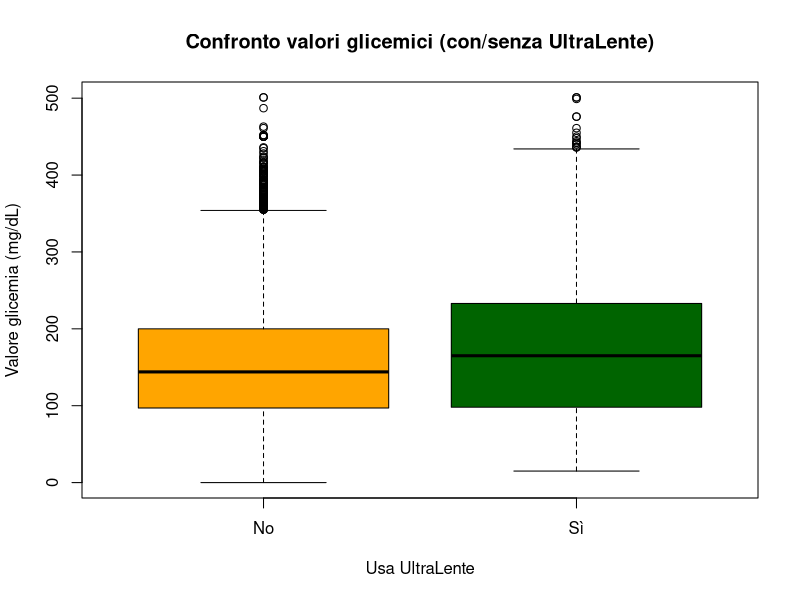
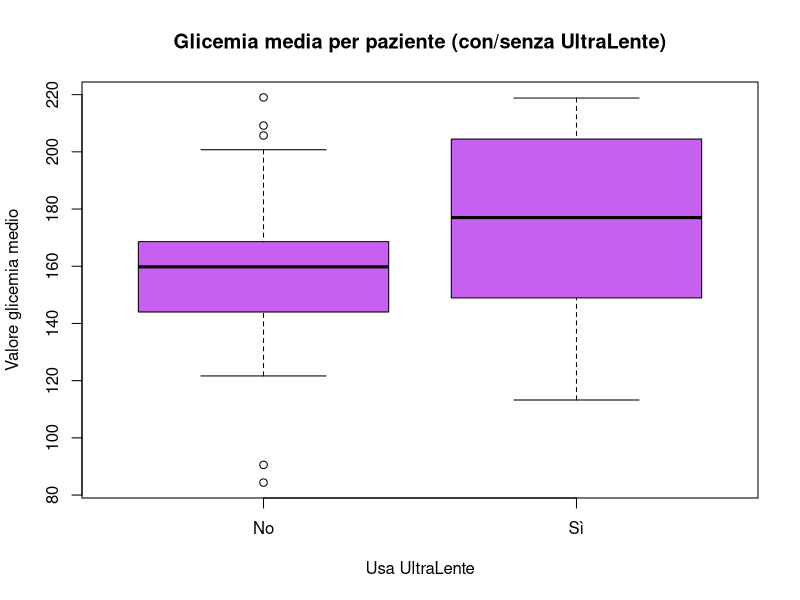
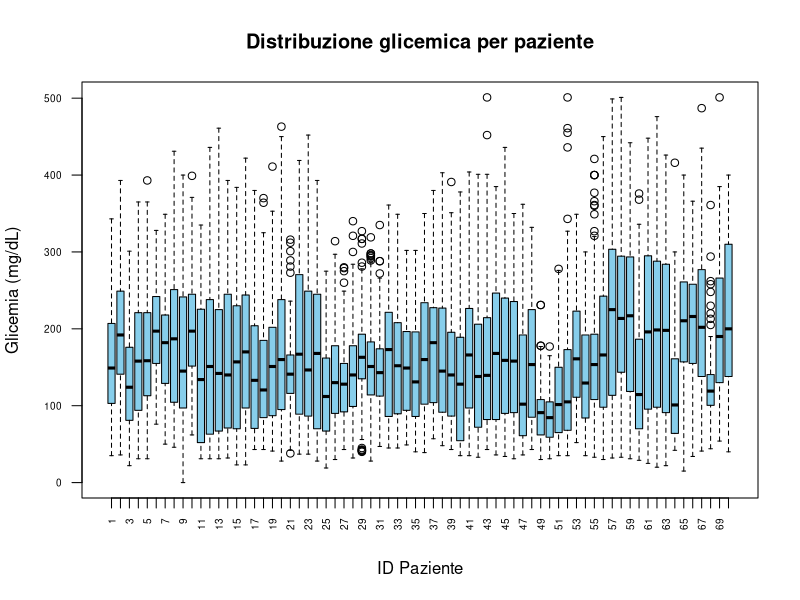
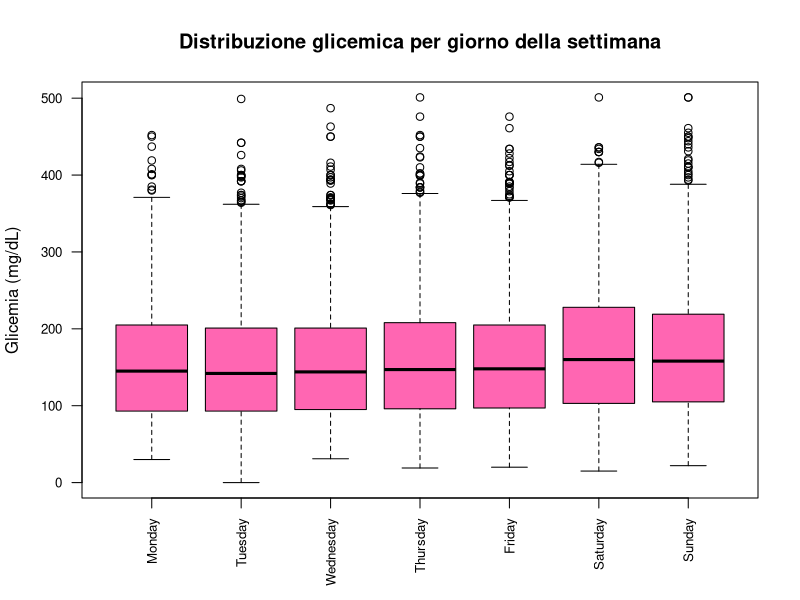

Write the R code that produced these figures, in order.
# 📦 Librerie necessarie
library(dplyr)
library(ggplot2)
library(readr)
library(viridis)
library(tidyr)

# 📂 Carica il dataset pulito contenente tutte le misurazioni e l'etichetta UltraLente
df <- read_csv("./dataset/diabetes_clean_data3.csv", 
               col_types = cols(
                 Date = col_character(),
                 Time = col_character(),
                 Code = col_integer(),
                 Value = col_double(),
                 PatientID = col_integer(),
                 UsesUltraLente = col_logical()
               ))


# 📌 Codici associati ai valori glicemici
glucose_codes <- c(48, 57, 58, 59, 60, 61, 62, 63, 64)

# 📥 Filtro del dataset per includere solo i codici glicemici
glucose_df <- df %>%
  filter(Code %in% glucose_codes)


# Prepara i dati per il boxplot
glucose_df$UltraLenteGroup <- ifelse(glucose_df$UsesUltraLente, "Sì", "No")

# Crea il boxplot base (solo box con outlier)
pdf("grafici_plot/boxplot_glicemia_ultralente.pdf", width = 6, height = 4)

boxplot(Value ~ UltraLenteGroup, 
        data = glucose_df,
        col = c("orange", "darkgreen"),
        main = "Confronto valori glicemici (con/senza UltraLente)",
        xlab = "Usa UltraLente", 
        ylab = "Valore glicemia (mg/dL)",
        outline = TRUE)

dev.off()


####################################

media_paziente <- glucose_df %>%
  group_by(PatientID, UsesUltraLente) %>%
  summarise(ValoreMedio = mean(Value), .groups = "drop")

# Conversione in fattore per il boxplot
media_paziente$UltraLenteGroup <- ifelse(media_paziente$UsesUltraLente, "Sì", "No")

# Salvataggio del grafico come PDF
pdf("grafici_plot/boxplot_media_glicemica_per_paziente.pdf", width = 6, height = 4)

boxplot(ValoreMedio ~ UltraLenteGroup, 
        data = media_paziente,
        col = "#c75ff0",
        main = "Glicemia media per paziente (con/senza UltraLente)",
        xlab = "Usa UltraLente",
        ylab = "Valore glicemia medio",
        outline = TRUE)

dev.off()


##################################


# Ordina i PatientID in modo coerente
glucose_df$PatientID <- as.factor(glucose_df$PatientID)

# Salvataggio del grafico come PDF
pdf("grafici_plot/boxplot_glicemia_per_paziente.pdf", width = 10, height = 5)

boxplot(Value ~ PatientID, 
        data = glucose_df,
        col = "skyblue",
        main = "Distribuzione glicemica per paziente",
        xlab = "ID Paziente",
        ylab = "Glicemia (mg/dL)",
        outline = TRUE,
        las = 2,              # rotazione verticale delle etichette sull'asse X
        cex.axis = 0.6)       # riduce la dimensione del testo per evitare sovrapposizioni

dev.off()


#####################################


# Creazione colonna datetime + giorno della settimana in inglese
glucose_df <- glucose_df %>%
  mutate(
    DateTime = as.Date(Date, format = "%m-%d-%Y"),
    Weekday = weekdays(DateTime),
    Weekday = factor(Weekday, 
                     levels = c("Monday", "Tuesday", "Wednesday", 
                                "Thursday", "Friday", "Saturday", "Sunday"))
  )

# Salvataggio del grafico
pdf("grafici_plot/boxplot_glicemia_per_giorno.pdf", width = 8, height = 6)

boxplot(Value ~ Weekday,
        data = glucose_df,
        col = "#ff66b2",
        main = "Distribuzione glicemica per giorno della settimana",
        xlab = "",
        ylab = "Glicemia (mg/dL)",
        las = 2,         # Etichette verticali per i giorni
        cex.axis = 0.8)  # Font leggibile ma non ingombrante

dev.off()



##################################

